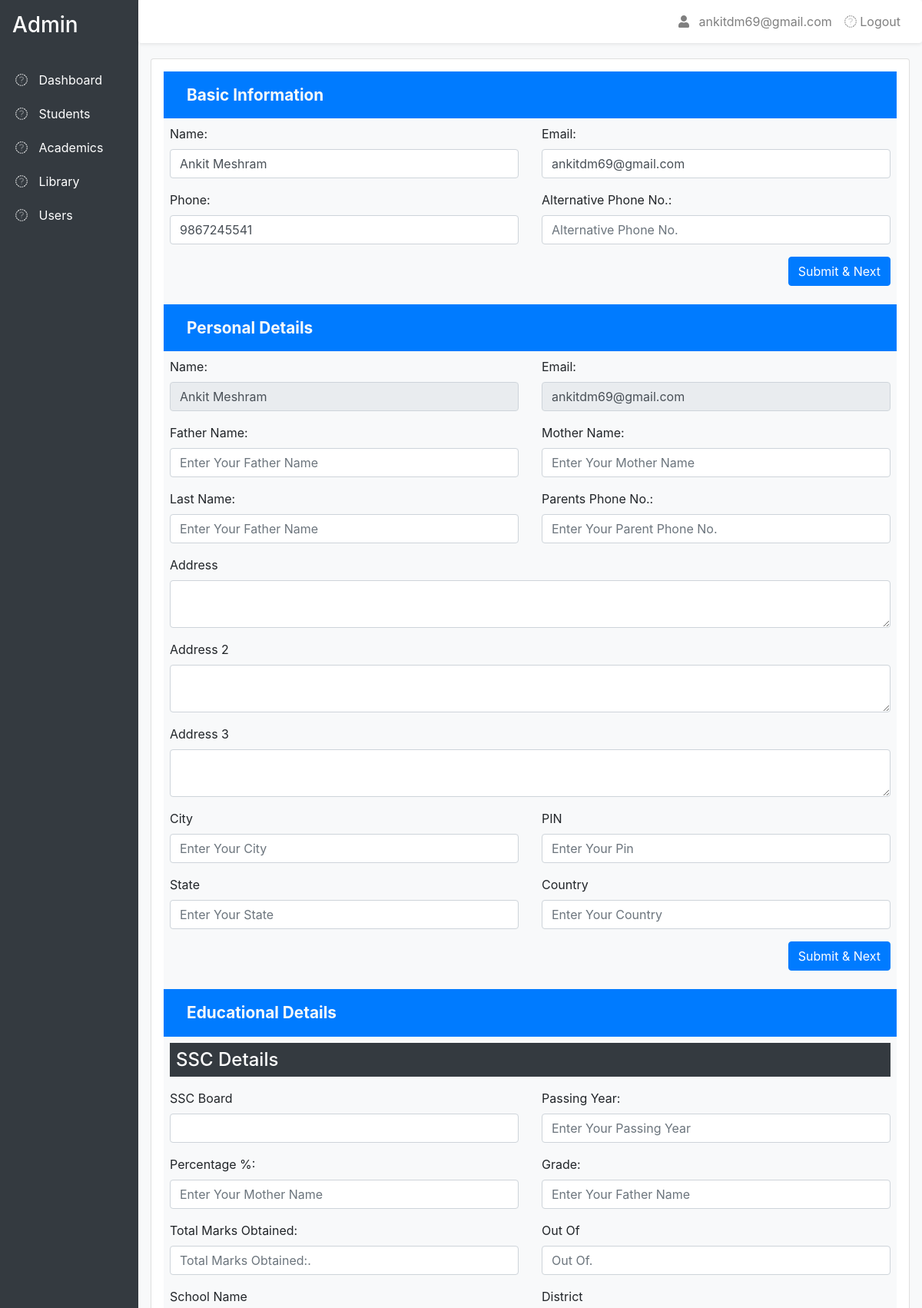
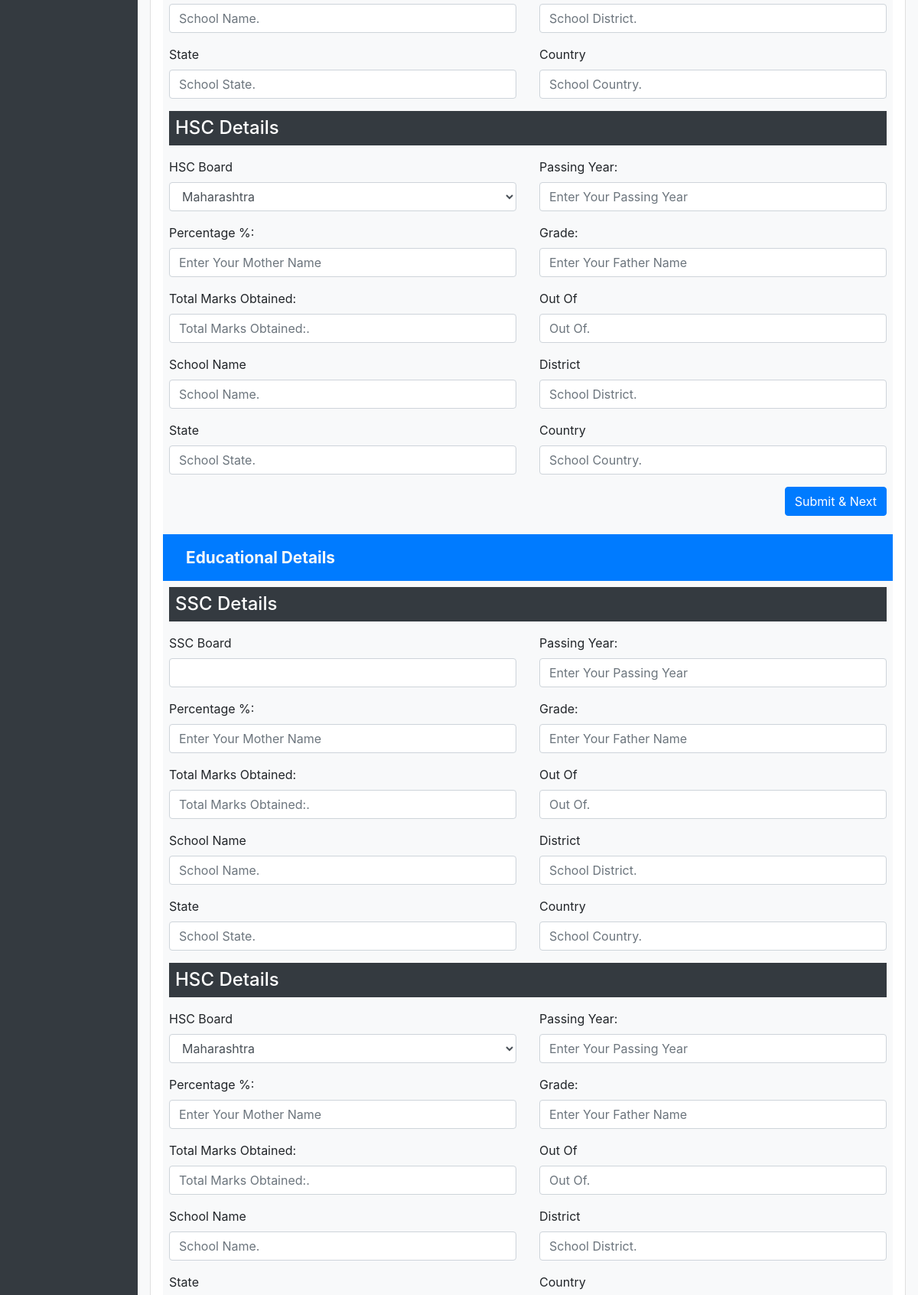
Page /admin/edit-user?id=18 (signed in, upper part) on the committed database (2 pictures, top to bottom).
### tables this page shows
CREATE TABLE IF NOT EXISTS `users` (
  `id` int NOT NULL AUTO_INCREMENT,
  `name` varchar(255) NOT NULL,
  `email` varchar(255) NOT NULL,
  `phone` varchar(255) NOT NULL,
  `phone2` varchar(255) DEFAULT NULL,
  `password` varchar(255) NOT NULL,
  `rand` int NOT NULL,
  `active` int NOT NULL,
  `role` int NOT NULL DEFAULT '2',
  `created_at` timestamp NOT NULL,
  `updated_at` timestamp NOT NULL,
  PRIMARY KEY (`id`)
);

CREATE TABLE IF NOT EXISTS `personal_details` (
  `id` int NOT NULL AUTO_INCREMENT,
  `u_id` int NOT NULL,
  `email` varchar(255) NOT NULL,
  `fname` varchar(255) NOT NULL,
  `mname` varchar(255) NOT NULL,
  `lname` varchar(255) NOT NULL,
  `pphone` varchar(55) NOT NULL,
  `add_1` text NOT NULL,
  `add_2` text NOT NULL,
  `add_3` text NOT NULL,
  `city` varchar(255) NOT NULL,
  `pin_code` varchar(10) NOT NULL,
  `state` varchar(255) NOT NULL,
  `country` varchar(255) NOT NULL,
  `created_at` timestamp NOT NULL,
  `updated_at` timestamp NOT NULL,
  PRIMARY KEY (`id`)
);

### public/admin/edit-user.php (the view, shortened to what the rows shown need)
<?php
include "includes/head.php";
if(isset($_GET['id']))
{
    $id = $_GET['id'];
    $select_query = query("SELECT * FROM users WHERE id = '{$id}' ");
    if (mysqli_num_rows($select_query) > 0) {
        while ($row = fetch_array($select_query)) {
            $name  = $row['name'];
            $email = $row['email'];
            $phone = $row['phone'];
        }
    }
    $select_query = query("SELECT * FROM personal_details WHERE u_id = '{$id}' ");
    if (mysqli_num_rows($select_query) > 0) {
        while ($row = fetch_array($select_query)) {
            $email = $row['email'];
        }
    }
}
?>
<div class="container-fluid gs-cont">
    <div class="gs-container">
        <div class="gs-body gs-col container-fluid bg-light" id="gs-body">
            <div class="gs-content card m-3 p-3 ad-head">
                <div class="bg-light p-2 container-fluid">
                    <div class="row">
                        <div class="col-sm-6 col-xs-12">
                            <form action="" method="post">
                                <div class=" form-group">
                                    <label for="">
                                        Name:
                                    </label>
                                    <input type="text" name="name" class="form-control" placeholder="Enter Your Name" value="<?php echo $name; ?>">
                                </div>
                        </div>
                        <div class="col-sm-6 col-xs-12">
                            <div class=" form-group">
                                <label for="">
                                    Email:
                                </label>
                                <input type="email" name="email" class="form-control" placeholder="Enter Your Email" value="<?php echo $email; ?>">
                            </div>
                        </div>
                        <div class="col-sm-6 col-xs-12">
                            <div class=" form-group">
                                <label for="">
                                    Phone:
                                </label>
                                <input type="text" name="phone" class="form-control" placeholder="Enter Your Phone No." value="<?php echo $phone; ?>">
                            </div>
                        </div>
                    </div>
                </div>
                        <div class="bg-light p-2 container-fluid">
                            <div class="row">
                                <div class="col-sm-6 col-xs-12">
                                    <form action="" method="post">
                                        <div class=" form-group">
                                            <label for="">
                                                Name:
                                            </label>
                                            <input type="text" name="name" class="form-control" placeholder="Enter Your Name" value="<?php echo $name; ?>" disabled>
                                        </div>
                                </div>
                                <div class="col-sm-6 col-xs-12">
                                    <form action="" method="post">
                                        <div class=" form-group">
                                            <label for="">
                                                Email:
                                            </label>
                                            <input type="email" class="form-control" placeholder="Enter Your Email" value="<?php echo $email; ?>" disabled>
                                        </div>
                                </div>
                            </div>
                        </div>
            </div>
        </div>
    </div>
</div>
<?php include "includes/footer.php"; ?>

### rows in the picture
users: name "Ankit Meshram", phone "9867245541"
personal_details: email "ankitdm69@gmail.com"

### other values in the picture
$_SESSION['email'] "ankitdm69@gmail.com"
